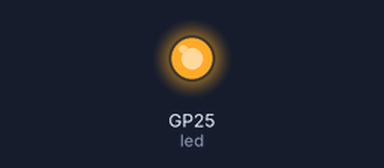
This program was run on a simulated Raspberry Pi Pico running CircuitPython. Shown: output pins drawn as LEDs (lit = HIGH). USB keyboard and mouse output is not drawn.

Above: at 10.0 s.
At 20.1 s:
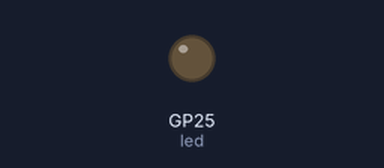
Timing chart, 0 to 31.1 s (numbered marks = the images above):
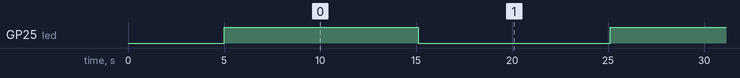

Measured:
- by itself, GP25 (led): alternates HIGH for 10.1 s and LOW for 10.0 s

The program:

code.py
```python
import usb_hid
from adafruit_hid.mouse import Mouse
import time
import board
import digitalio

mouse = Mouse(usb_hid.devices)
led = digitalio.DigitalInOut(board.GP25)
led.direction = digitalio.Direction.OUTPUT

led.value = False
time.sleep(5)

mouse.move(y=300)

while True:
    click = 1000
    while click > 0:
        led.value = True
        mouse.click(Mouse.LEFT_BUTTON)
        time.sleep(0.01)
        click = click - 1
    led.value = False
    time.sleep(10)
```
